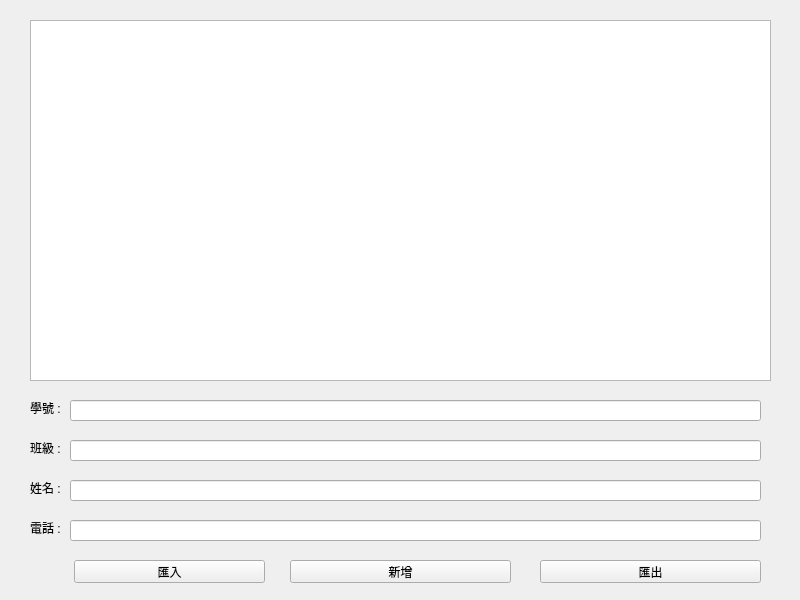
<?xml version="1.0" encoding="UTF-8"?>
<ui version="4.0">
 <class>Widget</class>
 <widget class="QWidget" name="Widget">
  <property name="geometry">
   <rect>
    <x>0</x>
    <y>0</y>
    <width>800</width>
    <height>600</height>
   </rect>
  </property>
  <property name="windowTitle">
   <string>Widget</string>
  </property>
  <widget class="QTableWidget" name="tableWidget">
   <property name="geometry">
    <rect>
     <x>30</x>
     <y>20</y>
     <width>741</width>
     <height>361</height>
    </rect>
   </property>
  </widget>
  <widget class="QLineEdit" name="lineEdit">
   <property name="geometry">
    <rect>
     <x>70</x>
     <y>400</y>
     <width>691</width>
     <height>21</height>
    </rect>
   </property>
  </widget>
  <widget class="QLabel" name="label">
   <property name="geometry">
    <rect>
     <x>30</x>
     <y>400</y>
     <width>53</width>
     <height>15</height>
    </rect>
   </property>
   <property name="text">
    <string>學號 :</string>
   </property>
  </widget>
  <widget class="QLineEdit" name="lineEdit_2">
   <property name="geometry">
    <rect>
     <x>70</x>
     <y>440</y>
     <width>691</width>
     <height>21</height>
    </rect>
   </property>
  </widget>
  <widget class="QLabel" name="label_2">
   <property name="geometry">
    <rect>
     <x>30</x>
     <y>440</y>
     <width>53</width>
     <height>15</height>
    </rect>
   </property>
   <property name="text">
    <string>班級 :</string>
   </property>
  </widget>
  <widget class="QLineEdit" name="lineEdit_3">
   <property name="geometry">
    <rect>
     <x>70</x>
     <y>480</y>
     <width>691</width>
     <height>21</height>
    </rect>
   </property>
  </widget>
  <widget class="QLabel" name="label_3">
   <property name="geometry">
    <rect>
     <x>30</x>
     <y>480</y>
     <width>53</width>
     <height>15</height>
    </rect>
   </property>
   <property name="text">
    <string>姓名 :</string>
   </property>
  </widget>
  <widget class="QPushButton" name="pushButton">
   <property name="geometry">
    <rect>
     <x>290</x>
     <y>560</y>
     <width>221</width>
     <height>23</height>
    </rect>
   </property>
   <property name="text">
    <string>新增</string>
   </property>
  </widget>
  <widget class="QPushButton" name="pushButton_2">
   <property name="geometry">
    <rect>
     <x>540</x>
     <y>560</y>
     <width>221</width>
     <height>23</height>
    </rect>
   </property>
   <property name="text">
    <string>匯出</string>
   </property>
  </widget>
  <widget class="QLineEdit" name="lineEdit_4">
   <property name="geometry">
    <rect>
     <x>70</x>
     <y>520</y>
     <width>691</width>
     <height>21</height>
    </rect>
   </property>
  </widget>
  <widget class="QLabel" name="label_4">
   <property name="geometry">
    <rect>
     <x>30</x>
     <y>520</y>
     <width>53</width>
     <height>15</height>
    </rect>
   </property>
   <property name="text">
    <string>電話 :</string>
   </property>
  </widget>
  <widget class="QPushButton" name="pushButton_3">
   <property name="geometry">
    <rect>
     <x>74</x>
     <y>560</y>
     <width>191</width>
     <height>23</height>
    </rect>
   </property>
   <property name="text">
    <string>匯入</string>
   </property>
  </widget>
 </widget>
 <resources/>
 <connections/>
</ui>
